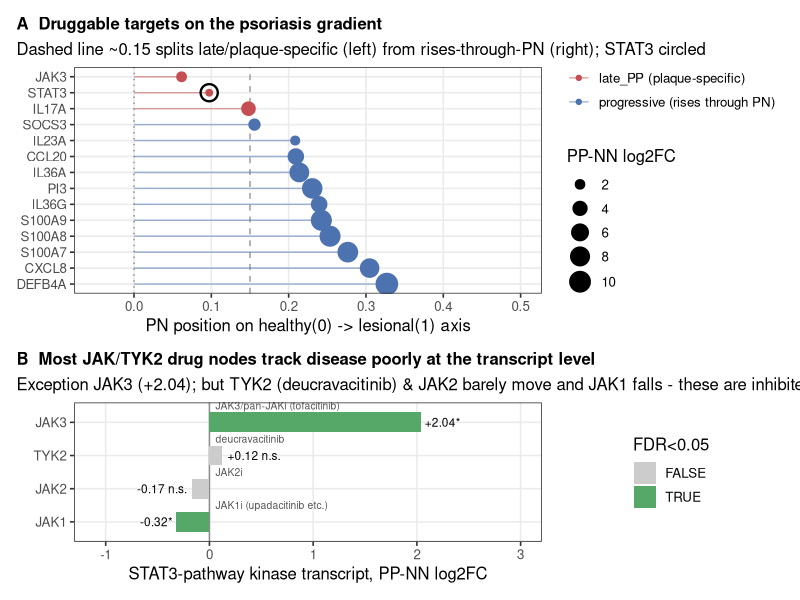

Write the R code that produced this figure.
# Auto-extracted generating script
# Produces: fig39_druggable_targets_gradient.png
# Conda env: psoriasis-r   (run with this environment activated)
# Inputs (expected alongside / in data/): clust_module_lfc.rds, gradient_gene_classes.csv, clust_module_genes.csv
# Source artifact version: 5ef2b532-b1b9-4465-b3e9-2ae35c0548ea
# NOTE: absolute artifact paths rewritten to basenames; place named inputs in the same dir.
#------------------------------------------------------------

library(ggplot2)
library(patchwork)
library(data.table)

theme_set(theme_bw(base_size=12) + theme(panel.grid.minor=element_blank(),
          plot.title=element_text(face="bold",size=12), plot.title.position="plot"))
BLUE<-"#4C72B0"; RED<-"#C44E52"; GREY<-"#8C8C8C"; GOLD<-"#DD8452"

gc <- read.csv("gradient_gene_classes.csv")
setDT(gc)

cm <- read.csv("clust_module_genes.csv")
mod_genes <- cm$gene
mg <- gc[gene %in% mod_genes]

targets <- c("STAT3","JAK1","JAK2","JAK3","TYK2","IL23A","IL12B","IL17A","IL17F","IL36G","IL36A",
             "TNF","IL6","IFNG","S100A7","S100A8","S100A9","DEFB4A","PI3","CXCL8","CCL20","SOCS3")
tg <- gc[gene %in% targets]
tg[, npn := (mu_PN-mu_NN)/(mu_PP-mu_NN)]
tg[, lfc := mu_PP - mu_NN]

act <- tg[, .(gene, cls, lfc, npn, FDR=trend_FDR)]
act <- act[lfc > 0.5 & FDR < 0.05]
act[, grp := ifelse(npn < 0.15, "late_PP (plaque-specific)", "progressive (rises through PN)")]
setorder(act, npn)
act[, gene_f := factor(gene, levels=rev(gene))]
act[, is_stat3 := gene=="STAT3"]

sig_nodes <- data.frame(
  gene=c("TYK2","JAK1","JAK2","JAK3"),
  lfc=c(0.123, -0.320, -0.169, tg[gene=="JAK3",lfc]),
  FDR=c(0.44, 6.1e-8, 0.33, tg[gene=="JAK3",trend_FDR]),
  drug=c("deucravacitinib","JAK1i (upadacitinib etc.)","JAK2i","JAK3/pan-JAKi (tofacitinib)"))
sig_nodes$sig <- sig_nodes$FDR < 0.05
sig_nodes$gene_f <- factor(sig_nodes$gene, levels=sig_nodes$gene[order(sig_nodes$lfc)])

pA <- ggplot(act, aes(npn, gene_f)) +
  geom_vline(xintercept=c(0,1), linetype=3, color=GREY) +
  geom_vline(xintercept=0.15, linetype=2, color="#999999") +
  geom_segment(aes(x=0, xend=npn, yend=gene_f, color=grp), linewidth=0.5, alpha=0.5) +
  geom_point(aes(color=grp, size=lfc)) +
  geom_point(data=act[is_stat3==TRUE], shape=21, size=5, stroke=1.2, color="black", fill=NA) +
  scale_color_manual(values=c("late_PP (plaque-specific)"=RED, "progressive (rises through PN)"="#4C72B0"), name=NULL) +
  scale_size_continuous(range=c(2,7), name="PP-NN log2FC") +
  labs(x="PN position on healthy(0) -> lesional(1) axis", y=NULL,
       title="A  Druggable targets on the psoriasis gradient",
       subtitle="Dashed line ~0.15 splits late/plaque-specific (left) from rises-through-PN (right); STAT3 circled") +
  coord_cartesian(xlim=c(-0.05,0.5)) +
  theme(legend.position="right")

pB <- ggplot(sig_nodes, aes(lfc, gene_f, fill=sig)) +
  geom_vline(xintercept=0, color=GREY) +
  geom_col(width=0.6) +
  geom_text(aes(label=sprintf("%+.2f%s", lfc, ifelse(sig,"*"," n.s."))),
            hjust=ifelse(sig_nodes$lfc>0,-0.1,1.1), size=3) +
  geom_text(aes(x=0, label=paste0("  ",drug)), hjust=0, vjust=-1.6, size=2.6, color="#555555") +
  scale_fill_manual(values=c(`TRUE`="#55A868",`FALSE`="#CCCCCC"), name="FDR<0.05") +
  labs(x="STAT3-pathway kinase transcript, PP-NN log2FC", y=NULL,
       title="B  Most JAK/TYK2 drug nodes track disease poorly at the transcript level",
       subtitle="Exception JAK3 (+2.04); but TYK2 (deucravacitinib) & JAK2 barely move and JAK1 falls - these are inhibited at the ACTIVITY level, not abundance") +
  coord_cartesian(xlim=c(-1.1,3.0))

fig <- pA / pB + plot_layout(heights=c(1.3,0.8))
ggsave("fig39_druggable_targets_gradient.png", fig, width=11, height=9, dpi=150)
